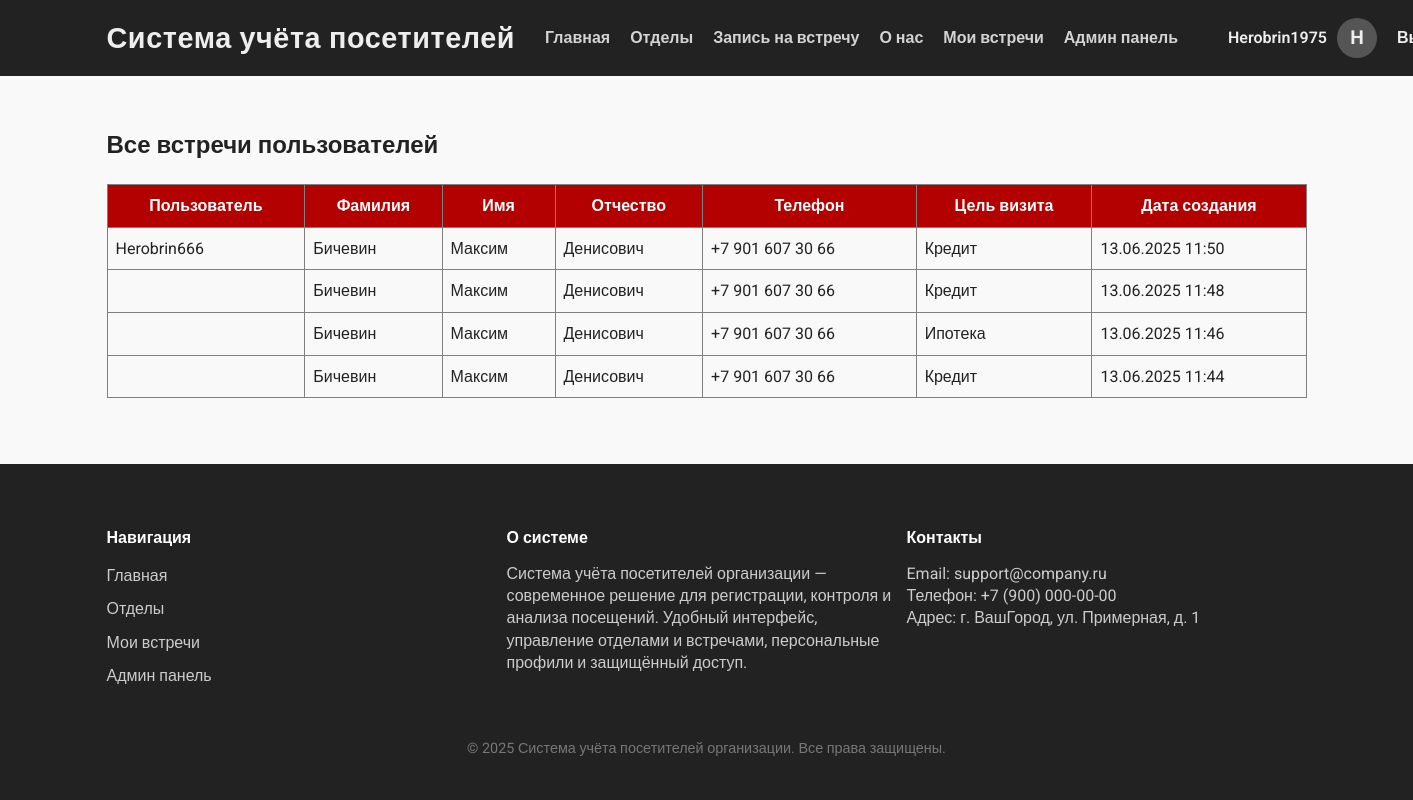
The app's page /admin-panel/appointments/ (signed in), older data.
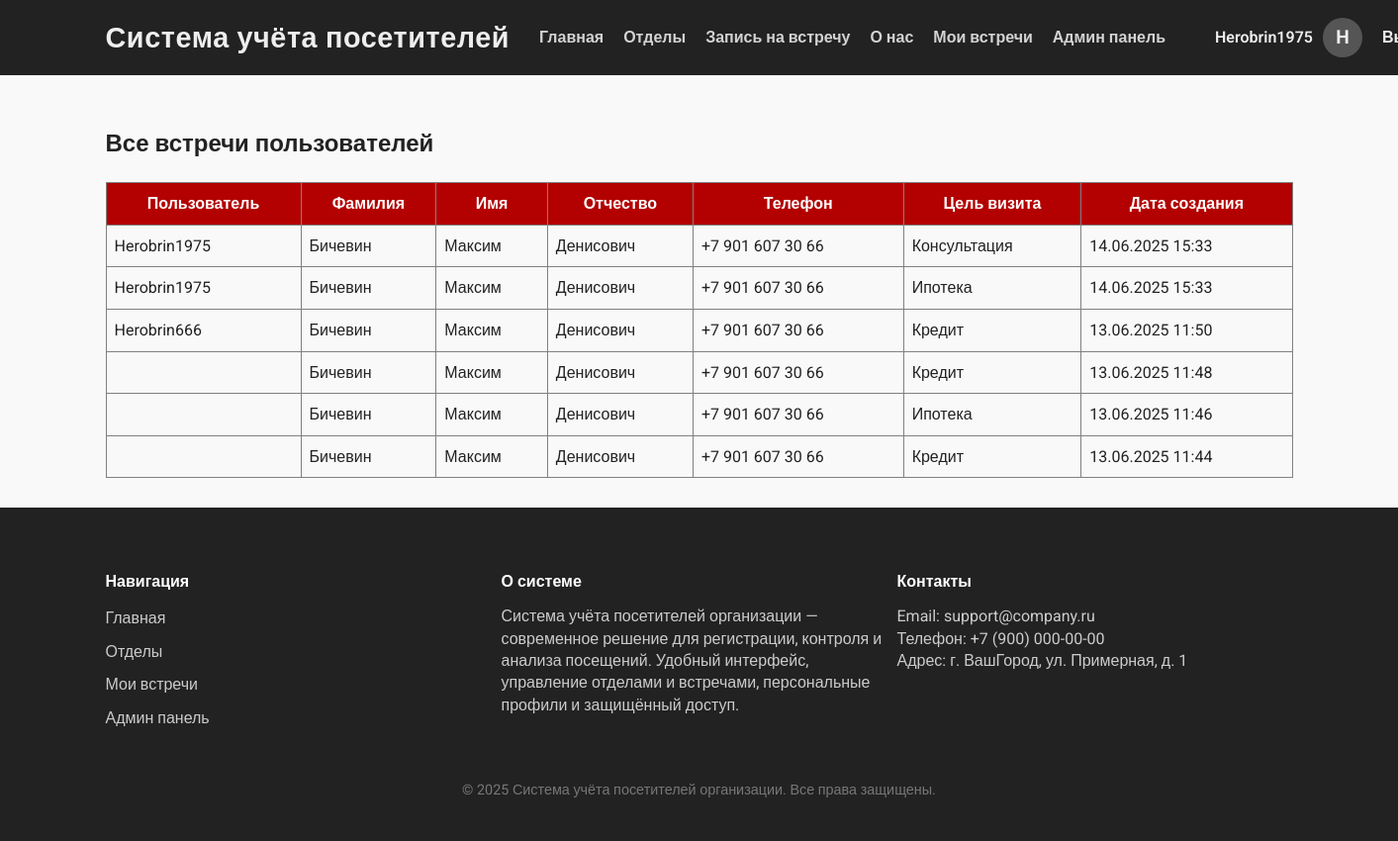
The same page, newer data.
### visitors/models.py (models this page shows, shortened)
class Appointment(models.Model):
    STATUS_CHOICES = [
        ('active', 'Активна'),
        ('cancelled', 'Отменена'),
    ]
    VISIT_PURPOSE_CHOICES = [
        ('credit', 'Кредит'),
        ('mortgage', 'Ипотека'),
        ('consultation', 'Консультация'),
        ('other', 'Другое'),
    ]
    user = models.ForeignKey(
        settings.AUTH_USER_MODEL,
        on_delete=models.CASCADE,
        related_name='appointments',
        verbose_name='Пользователь',
        null=True,
        blank=True,
        help_text='Пользователь, который записался на встречу (если авторизован)'
    )
    last_name = models.CharField('Фамилия', max_length=150)
    first_name = models.CharField('Имя', max_length=150)
    middle_name = models.CharField('Отчество', max_length=150, blank=True)
    phone = models.CharField('Номер телефона', max_length=20)
    visit_purpose = models.CharField('Цель визита', max_length=20, choices=VISIT_PURPOSE_CHOICES)
    status = models.CharField('Статус', max_length=20, choices=STATUS_CHOICES, default='active')
    created_at = models.DateTimeField('Дата создания записи', auto_now_add=True)
    date = models.DateField('Дата встречи', null=True, blank=True)
    time = models.TimeField('Время встречи', null=True, blank=True)
    class Meta:
        verbose_name = 'Запись на встречу'
        verbose_name_plural = 'Записи на встречу'
        ordering = ['-created_at']

class CustomUser(AbstractUser):
    ROLE_CHOICES = (
        ('visitor', 'Посетитель'),
        ('staff', 'Сотрудник'),
    )
    role = models.CharField(max_length=10, choices=ROLE_CHOICES, default='visitor')
    email = models.EmailField('Email', unique=True)
    phone = models.CharField('Телефон', max_length=20, blank=True)
    patronymic = models.CharField('Отчество', max_length=150, blank=True)
    is_blocked = models.BooleanField('Заблокирован', default=False)
    REQUIRED_FIELDS = ['email', 'first_name', 'last_name']

### visitors/views.py (the view)
# urls.py: path('admin-panel/appointments/', views.all_appointments, name='all_appointments'),
@staff_member_required
def all_appointments(request):
    appointments = Appointment.objects.select_related('user').all().order_by('-created_at')
    return render(request, 'visitors/all_appointments.html', {'appointments': appointments})

### visitors/templates/visitors/all_appointments.html (shortened to what this page needs)
{% extends 'visitors/base.html' %}
{% block content %}
<h2>Все встречи пользователей</h2>
{% if appointments %}
<table border="1" cellpadding="8" cellspacing="0" style="border-collapse: collapse; width: 100%;">
    <thead>
        <tr style="background-color: #b30000; color: white;">
            <th>Пользователь</th>
            <th>Фамилия</th>
            <th>Имя</th>
            <th>Отчество</th>
            <th>Телефон</th>
            <th>Цель визита</th>
            <th>Дата создания</th>
        </tr>
    </thead>
    <tbody>
        {% for appt in appointments %}
        <tr>
            <td>{{ appt.user.username }}</td>
            <td>{{ appt.last_name }}</td>
            <td>{{ appt.first_name }}</td>
            <td>{{ appt.middle_name }}</td>
            <td>{{ appt.phone }}</td>
            <td>{{ appt.get_visit_purpose_display }}</td>
            <td>{{ appt.created_at|date:"d.m.Y H:i" }}</td>
        </tr>
        {% endfor %}
    </tbody>
</table>
{% else %}
<p>Встречи не найдены.</p>
{% endif %}
{% endblock %}

Row changes from the older to the newer data that the page shows:
added Appointment: user.username "Herobrin1975", last_name "Бичевин", first_name "Максим", middle_name "Денисович", phone "+7 901 607 30 66", visit_purpose "Консультация", created_at "14.06.2025 15:33"
added Appointment: user.username "Herobrin1975", last_name "Бичевин", first_name "Максим", middle_name "Денисович", phone "+7 901 607 30 66", visit_purpose "Ипотека", created_at "14.06.2025 15:33"
